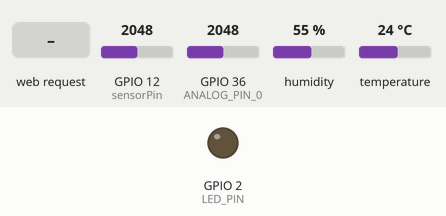
Recording of a sketch running on a simulated ESP32. On the bench: output pins drawn as LEDs (lit = HIGH). The inputs (shaded band) are chosen by the test bench; at power-on: GPIO 12 (sensorPin) = 2048, GPIO 36 (ANALOG_PIN_0) = 2048, humidity 55 %, temperature 24 °C. WiFi joins after 1.5 s; servers stay silent unless stated; what the sketch prints to the serial monitor is not drawn.

Above: at 2.7 s.
2.8 s: HTTP request GET /H received
At 3.1 s:
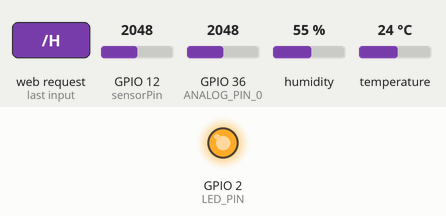
4.3 s: HTTP request GET /L received
At 5.5 s:
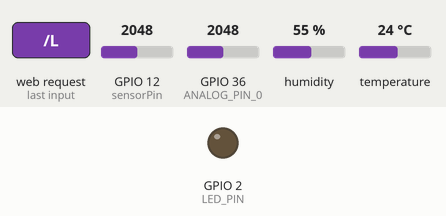
Timing chart, 0 to 7.3 s (numbered marks = the images above; inputs shaded):
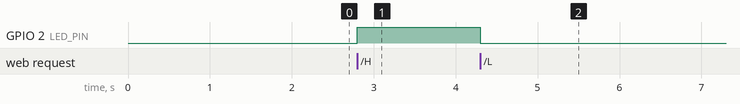

Measured:
- after the input at 2.8 s, GPIO 2 (LED_PIN): LOW → HIGH at once
- after the input at 4.3 s, GPIO 2 (LED_PIN): HIGH → LOW at once

The sketch:

wifi_temp_pitot_atuar.ino
```cpp
#include <WiFi.h>
const char* ssid     = "AERO";
const char* password = "aerodromo";
WiFiServer server(80);

/* DHT Temperature and Humidity Sensor */
#include "DHT.h"
#define DHTPIN 22
#define DHTTYPE DHT11
DHT dht(DHTPIN, DHTTYPE);
float localHum = 0;
float localTemp = 0;

int sensorPin = 12;
int sensorValue = 0;
float Vout=0;
float P=0;

/* LED */
#define LED_PIN 2

//Analog Input
#define ANALOG_PIN_0 36
int analog_value = 0;

void connectWiFi(void)
{
  Serial.println();
  Serial.println();
  Serial.print("Conectando em: ");
  Serial.println(ssid);
  WiFi.begin(ssid, password);
  while (WiFi.status() != WL_CONNECTED)
  {
    delay(500);
    Serial.print(".");
  }
  Serial.println("");
  Serial.println("WiFi conectado");
  Serial.print("Coloque: ");
  Serial.print(WiFi.localIP());
  Serial.println(" , para acessar as informacoes");

  server.begin();
}

void getDHT()
{
  float tempIni = localTemp;
  float humIni = localHum;
  localTemp = dht.readTemperature();
  localHum = dht.readHumidity();
  if (isnan(localHum) || isnan(localTemp))   // Check if any reads failed and exit early (to try again).
  {
    localTemp = tempIni;
    localHum = humIni;
    return;
  }
}

void pitot()
{
int i=0;
    int sum=0;
    int offset=0;
    for(i=0;i<10;i++)
    {
         sensorValue = analogRead(sensorPin)-512;
         sum+=sensorValue;
    }
    for(i=0;i<10;i++){
    offset=sum/10.0;
       sensorValue = analogRead(sensorPin)-offset;
       Vout=(5*sensorValue)/1024.0;
       P=Vout-2.5;}


}
void WiFiLocalWebPageCtrl(void)
{
  WiFiClient client = server.available();   // listen for incoming clients
  //client = server.available();
  if (client) {                             // if you get a client,
    Serial.println("New Client.");           // print a message out the serial port
    String currentLine = "";                // make a String to hold incoming data from the client
    while (client.connected()) {            // loop while the client's connected
      if (client.available()) {             // if there's bytes to read from the client,
        char c = client.read();             // read a byte, then
        Serial.write(c);                    // print it out the serial monitor
        if (c == '\n') {                    // if the byte is a newline character

          // if the current line is blank, you got two newline characters in a row.
          // that's the end of the client HTTP request, so send a response:
          if (currentLine.length() == 0) {
            // HTTP headers always start with a response code (e.g. HTTP/1.1 200 OK)
            // and a content-type so the client knows what's coming, then a blank line:
            client.println("HTTP/1.1 200 OK");
            client.println("Content-type:text/html");
            client.println();

            // the content of the HTTP response follows the header:
            //WiFiLocalWebPageCtrl();
              client.print(" A temperature pelo DHT11 eh: ");
              client.print(localTemp);
              client.print("  oC<br>");
              client.print(" A umidade pelo DHT11 eh:     ");
              client.print(localHum);
              client.print(" % <br>");
              client.print("<br>");
              client.print("Valor do potenciometro:     ");
              client.print(analog_value);
              client.print("<br>");
              client.print("<br>");
              client.print("Pressao pelo TUBO DE PITOT eh: " );
              client.print(P*1000);
              client.print("  Pa<br>");
              client.print("<br>");


              client.print("Clique <a href=\"/H\">Aqui</a> para ligar o led.<br>");
              client.print("Clique <a href=\"/L\">Aqui</a> para desligar o led.<br>");

            // The HTTP response ends with another blank line:
            client.println();
            // break out of the while loop:
            break;
          } else {    // if you got a newline, then clear currentLine:
            currentLine = "";
          }
        } else if (c != '\r') {  // if you got anything else but a carriage return character,
          currentLine += c;      // add it to the end of the currentLine
        }

        // Check to see if the client request was "GET /H" or "GET /L":
        if (currentLine.endsWith("GET /H")) {
          digitalWrite(LED_PIN, HIGH);               // GET /H turns the LED on
        }
        if (currentLine.endsWith("GET /L")) {
          digitalWrite(LED_PIN, LOW);                // GET /L turns the LED off
        }
      }
    }
    // close the connection:
    client.stop();
    Serial.println("Client Disconnected.");
  }
}

void setup()
{
  Serial.begin(115200);
  pinMode(LED_PIN, OUTPUT);
  delay(10);

  connectWiFi();

  dht.begin();
}

int value = 0;

void loop()
{
  analog_value = analogRead(ANALOG_PIN_0);
  getDHT();
  WiFiLocalWebPageCtrl();
  pitot();

}
```
